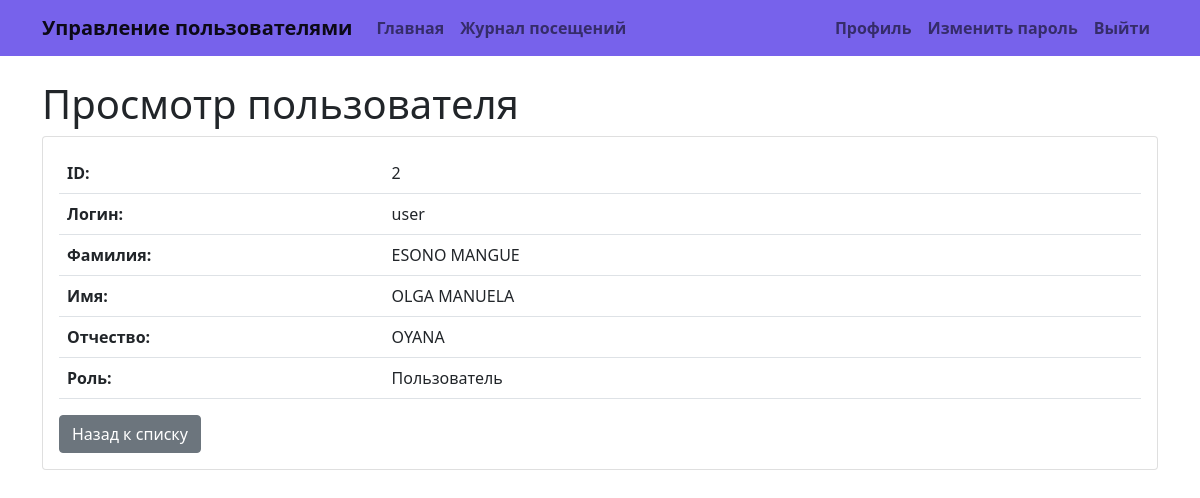
Screenshot of /user/2 (signed in) with the database file from the repository.
### app/models.py (models this page shows, shortened)
class User(UserMixin, db.Model):
    id = db.Column(db.Integer, primary_key=True)
    username = db.Column(db.String(64), unique=True, nullable=False, index=True)
    password_hash = db.Column(db.String(256), nullable=False)
    lastname = db.Column(db.String(64))
    firstname = db.Column(db.String(64), nullable=False)
    middlename = db.Column(db.String(64))
    role_id = db.Column(db.Integer, db.ForeignKey('role.id'))
    created_date = db.Column(db.DateTime, default=datetime.utcnow)
    visits = db.relationship('VisitLog', backref='user', lazy='dynamic')
    def is_admin(self):
        return self.role and self.role.name == 'Администратор'

class Role(db.Model):
    id = db.Column(db.Integer, primary_key=True)
    name = db.Column(db.String(64), unique=True)
    description = db.Column(db.String(256))
    users = db.relationship('User', backref='role', lazy='dynamic')

### app/routes.py (the view)
@main.route('/user/<int:id>')
@login_required
def user_view(id):
    user = User.query.get_or_404(id)
    if not current_user.is_admin() and current_user.id != id:
        flash('У вас недостаточно прав для доступа к данной странице.', 'danger')
        return redirect(url_for('main.index'))
    return render_template('user_view.html', user=user)

### app/__init__.py (called while the page is built)
def create_app(config_class=Config):
    app = Flask(__name__)
    app.config.from_object(config_class)
    db.init_app(app)
    login_manager.init_app(app)
    from app.routes import main, auth
    from app.stats import stats
    app.register_blueprint(main)
    app.register_blueprint(auth)
    app.register_blueprint(stats)
    @app.before_request
    def log_visit():
        if not request.path.startswith('/static/') and request.endpoint:
            from app.models import VisitLog
            user_id = current_user.id if current_user.is_authenticated else None
            log_entry = VisitLog(path=request.path, user_id=user_id)
            db.session.add(log_entry)
            db.session.commit()
    return app

### app/models.py (called while the page is built)
@login_manager.user_loader
def load_user(id):
    return User.query.get(int(id))

### app/templates/user_view.html (shortened to what this page needs)
{% extends "base.html" %}
{% block content %}
<h1>Просмотр пользователя</h1>
<div class="card">
    <div class="card-body">
        <table class="table">
            <tr>
                <th style="width: 30%">ID:</th>
                <td>{{ user.id }}</td>
            </tr>
            <tr>
                <th>Логин:</th>
                <td>{{ user.username }}</td>
            </tr>
            <tr>
                <th>Фамилия:</th>
                <td>{{ user.lastname or 'Не указана' }}</td>
            </tr>
            <tr>
                <th>Имя:</th>
                <td>{{ user.firstname }}</td>
            </tr>
            <tr>
                <th>Отчество:</th>
                <td>{{ user.middlename or 'Не указано' }}</td>
            </tr>
            <tr>
                <th>Роль:</th>
                <td>{{ user.role.name if user.role else 'Не указана' }}</td>
            </tr>
        </table>
        <a href="{{ url_for('main.index') }}" class="btn btn-secondary">Назад к списку</a>
    </div>
</div>
{% endblock %}

### rows the page displays
User: id "2", username "user", lastname "ESONO MANGUE", firstname "OLGA MANUELA", middlename "OYANA"
Role: role "Пользователь"
